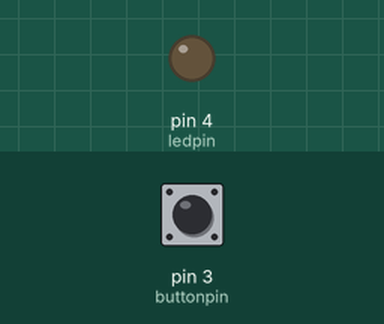
Bench run of a sketch on a simulated Arduino Uno, built with avr-gcc and run on an emulated ATmega328P. Shown: output pins drawn as LEDs (lit = HIGH). Inputs (shaded band) come from the test bench; at power-on: pin 3 (buttonpin) HIGH.

Above: at 1.2 s.
1.3 s: pin 3 (buttonpin) pulled LOW for 0.15 s
4.3 s: pin 3 (buttonpin) pulled LOW for 3.2 s
Timing chart, 0 to 10.2 s (numbered marks = the images above; inputs shaded):
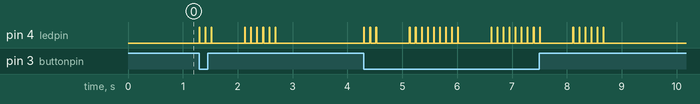

Measured:
- after the input at 4.3 s, pin 4 (ledpin): LOW → HIGH at once, then repeats every 1.5 s: 2 × (LOW 0.10 s, HIGH 0.01 s), LOW 0.60 s, 6 × (HIGH 0.01 s, LOW 0.10 s), HIGH 0.01 s, until it stays LOW from 8.7 s

The sketch:

Attiny_flash.ino
```cpp
int ledpin = 4;
int buttonpin = 3;

void setup() {
  pinMode(ledpin, OUTPUT);
  pinMode(buttonpin, INPUT_PULLUP);
}

void loop() {
  if (digitalRead(buttonpin) == LOW){
    flash(3);
    delay(500);
    flash(6);
  }
}


void flash(int count){
  for (int i=0;i< count;i++){
    digitalWrite(ledpin, HIGH);
    delay(10);
    digitalWrite(ledpin, LOW);
    delay(100);
  }
}
```
